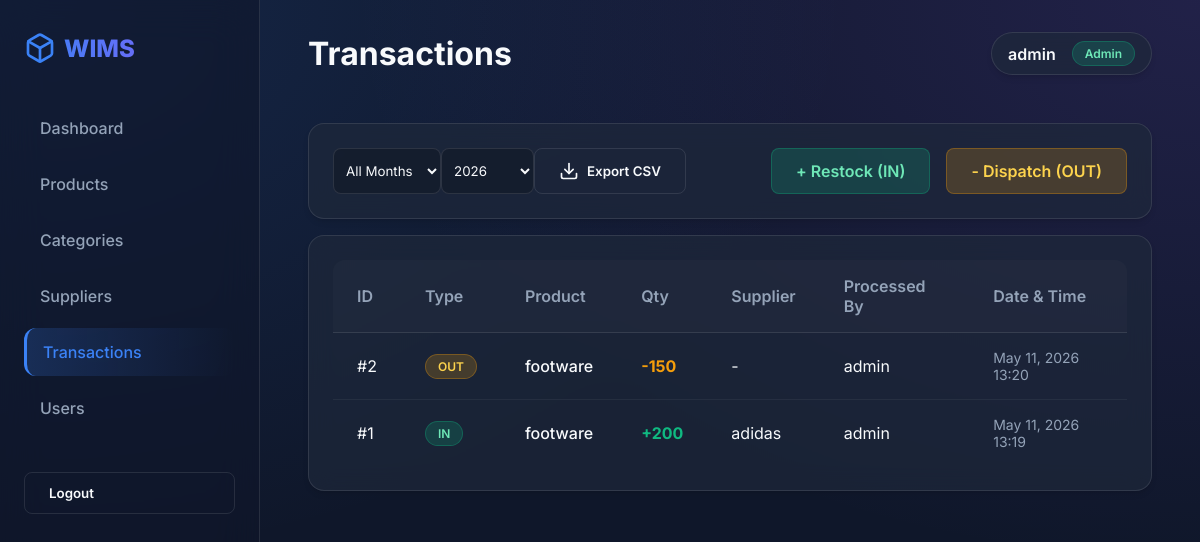
Screenshot of /transactions/ (signed in) with the database file from the repository.
### inventory/models.py (models this page shows, shortened)
class User(AbstractUser):
    ROLE_CHOICES = (
        ("ADMIN", "Admin"),
        ("MANAGER", "Manager"),
        ("STAFF", "Staff"),
    )
    role = models.CharField(max_length=10, choices=ROLE_CHOICES, default="STAFF")

class Transaction(models.Model):
    TYPE_CHOICES = (
        ("IN", "Inbound (Restock)"),
        ("OUT", "Outbound (Dispatch)"),
    )
    product = models.ForeignKey(
        Product, on_delete=models.PROTECT, related_name="transactions"
    )
    user = models.ForeignKey(
        User, on_delete=models.PROTECT, related_name="transactions"
    )
    supplier = models.ForeignKey(
        Supplier,
        on_delete=models.PROTECT,
        null=True,
        blank=True,
        related_name="transactions",
    )
    transaction_type = models.CharField(max_length=3, choices=TYPE_CHOICES)
    quantity = models.PositiveIntegerField(validators=[MinValueValidator(1)])
    notes = models.TextField(blank=True, help_text="Optional reference or audit note.")
    timestamp = models.DateTimeField(auto_now_add=True)
    class Meta:
        ordering = ["-timestamp"]

class Product(models.Model):
    sku = models.CharField(max_length=50, unique=True)
    name = models.CharField(max_length=200)
    description = models.TextField(blank=True)
    category = models.ForeignKey(
        Category, on_delete=models.SET_NULL, null=True, blank=True, related_name="products"
    )
    unit_price = models.DecimalField(max_digits=10, decimal_places=2)
    min_stock = models.IntegerField(default=0, validators=[MinValueValidator(0)])
    is_active = models.BooleanField(default=True)  # Soft delete
    class Meta:
        ordering = ["name"]

class Supplier(models.Model):
    company_name = models.CharField(max_length=200)
    contact_person = models.CharField(max_length=100)
    email = models.EmailField()
    phone = models.CharField(max_length=20, blank=True)
    class Meta:
        ordering = ["company_name"]

### inventory/views.py (the view)
# urls.py: path("transactions/", views.transaction_list, name="transaction_list"),
@login_required
def transaction_list(request):
    transactions = Transaction.objects.select_related(
        "product", "user", "supplier"
    ).order_by("-timestamp")
    paginator = Paginator(transactions, 15)
    page_number = request.GET.get("page")
    page_obj = paginator.get_page(page_number)
    return render(request, "inventory/transaction_list.html", {"page_obj": page_obj})

### templates/inventory/transaction_list.html (shortened to what this page needs)
{% extends "inventory/base.html" %}
{% block page_title %}Transactions{% endblock %}
{% block content %}
<div class="card glass mb-4">
    <div class="flex justify-between items-center">
        <div class="flex gap-4 items-center">
            <form action="{% url 'export_csv' %}" method="get" class="flex gap-2" style="margin-bottom: 0;">
                <select name="month" class="form-control" style="width: auto; padding: 0.25rem 0.5rem; margin-bottom: 0;">
                    <option value="">All Months</option>
                </select>
                <select name="year" class="form-control" style="width: auto; padding: 0.25rem 0.5rem; margin-bottom: 0;">
                    <option value="2026" selected>2026</option>
                </select>
                <button type="submit" class="btn btn-outline" style="white-space: nowrap;">
                    Export CSV
                </button>
            </form>
        </div>
        <div class="flex gap-4">
            <a href="{% url 'transaction_inbound' %}" class="btn btn-success" style="background: rgba(16, 185, 129, 0.2); color: #6ee7b7; border: 1px solid rgba(16, 185, 129, 0.3);">
                + Restock (IN)
            </a>
            <a href="{% url 'transaction_outbound' %}" class="btn btn-warning" style="background: rgba(245, 158, 11, 0.2); color: #fcd34d; border: 1px solid rgba(245, 158, 11, 0.3);">
                - Dispatch (OUT)
            </a>
        </div>
    </div>
</div>
<div class="card glass">
    <div class="table-container">
        <table>
            <thead>
                <tr>
                    <th>ID</th>
                    <th>Type</th>
                    <th>Product</th>
                    <th>Qty</th>
                    <th>Supplier</th>
                    <th>Processed By</th>
                    <th>Date & Time</th>
                </tr>
            </thead>
            <tbody>
                {% for tx in page_obj %}
                <tr>
                    <td class="text-muted">#{{ tx.id }}</td>
                    <td>
                        {% if tx.transaction_type == 'IN' %}
                            <span class="badge badge-success">IN</span>
                        {% else %}
                            <span class="badge badge-warning">OUT</span>
                        {% endif %}
                    </td>
                    <td style="font-weight: 500;">{{ tx.product.name }}</td>
                    <td style="font-weight: bold; color: {% if tx.transaction_type == 'IN' %}var(--success){% else %}var(--warning){% endif %};">
                        {% if tx.transaction_type == 'IN' %}+{% else %}-{% endif %}{{ tx.quantity }}
                    </td>
                    <td>{{ tx.supplier.company_name|default:"-" }}</td>
                    <td>{{ tx.user.username }}</td>
                    <td style="font-size: 0.875rem; color: var(--text-muted);">{{ tx.timestamp|date:"M d, Y H:i" }}</td>
                </tr>
                {% empty %}
                <tr>
                    <td colspan="7" class="text-center text-muted">No transactions recorded.</td>
                </tr>
                {% endfor %}
            </tbody>
        </table>
    </div>
</div>
{% endblock %}

### templates/inventory/base.html (shortened to what this page needs)
<!DOCTYPE html>
<html lang="en">
<head>
    {% load static %}
    <link rel="stylesheet" href="{% static 'css/styles.css' %}">
</head>
<body>
    {% if user.is_authenticated %}
    <aside class="sidebar">
        <div class="sidebar-logo">
            WIMS
        </div>
        <ul class="nav-links">
            <li class="nav-item">
                <a href="{% url 'dashboard' %}" class="{% if request.resolver_match.url_name == 'dashboard' %}active{% endif %}">
                    Dashboard
                </a>
            </li>
            <li class="nav-item">
                <a href="{% url 'product_list' %}" class="{% if 'product' in request.resolver_match.url_name %}active{% endif %}">
                    Products
                </a>
            </li>
            <li class="nav-item">
                <a href="{% url 'category_list' %}" class="{% if 'category' in request.resolver_match.url_name %}active{% endif %}">
                    Categories
                </a>
            </li>
            <li class="nav-item">
                <a href="{% url 'supplier_list' %}" class="{% if 'supplier' in request.resolver_match.url_name %}active{% endif %}">
                    Suppliers
                </a>
            </li>
            <li class="nav-item">
                <a href="{% url 'transaction_list' %}" class="{% if 'transaction' in request.resolver_match.url_name %}active{% endif %}">
                    Transactions
                </a>
            </li>
            {% if user.role == 'ADMIN' or user.is_superuser %}
            <li class="nav-item">
                <a href="{% url 'user_list' %}" class="{% if 'user' in request.resolver_match.url_name %}active{% endif %}">
                    Users
                </a>
            </li>
            {% endif %}
            <li class="nav-item" style="margin-top: 2rem;">
                <form action="{% url 'logout' %}" method="post">
                    <button type="submit" class="btn btn-outline" style="width: 100%; justify-content: flex-start;">Logout</button>
                </form>
            </li>
        </ul>
    </aside>
    {% endif %}
    <main class="main-content" {% if not user.is_authenticated %}style="margin-left: 0; max-width: 100vw; display: flex; align-items: center; justify-content: center;"{% endif %}>
        {% if user.is_authenticated %}
        <header class="top-header">
            <h1 class="page-title">{% block page_title %}Dashboard{% endblock %}</h1>
            <div class="user-profile glass" style="padding: 0.5rem 1rem; border-radius: 999px;">
                <span style="font-weight: 600;">{{ user.username }}</span>
                <span class="badge badge-success">{{ user.get_role_display }}</span>
            </div>
        </header>
        {% endif %}
        {% block content %}{% endblock %}
    </main>
</body>
</html>

### static/css/styles.css (style rules this page uses)
:root { --bg-dark: #0f172a; --bg-card: rgba(30, 41, 59, 0.7); --primary: #3b82f6; --primary-hover: #2563eb; --accent: #8b5cf6; --text-main: #f8fafc; --text-muted: #94a3b8; --border-color: rgba(255, 255, 255, 0.1); --success: #10b981; --warning: #f59e0b; --danger: #ef4444; --font-main: 'Inter', sans-serif; }
* { box-sizing: border-box; margin: 0; padding: 0; }
body { font-family: var(--font-main); background-color: var(--bg-dark); color: var(--text-main); min-height: 100vh; display: flex; overflow-x: hidden; background-image: radial-gradient(at 0% 0%, rgba(59, 130, 246, 0.15) 0px, transparent 50%), radial-gradient(at 100% 0%, rgba(139, 92, 246, 0.15) 0px, transparent 50%); background-attachment: fixed; }
.glass { background: var(--bg-card); backdrop-filter: blur(12px); -webkit-backdrop-filter: blur(12px); border: 1px solid var(--border-color); border-radius: 16px; box-shadow: 0 4px 6px -1px rgba(0, 0, 0, 0.1), 0 2px 4px -1px rgba(0, 0, 0, 0.06); }
.sidebar { width: 260px; height: 100vh; position: fixed; left: 0; top: 0; padding: 2rem 1.5rem; display: flex; flex-direction: column; z-index: 10; border-right: 1px solid var(--border-color); background: rgba(15, 23, 42, 0.6); backdrop-filter: blur(20px); }
.sidebar-logo { font-size: 1.5rem; font-weight: 800; margin-bottom: 2.5rem; background: linear-gradient(to right, var(--primary), var(--accent)); -webkit-background-clip: text; -webkit-text-fill-color: transparent; display: flex; align-items: center; gap: 0.5rem; }
.nav-links { list-style: none; display: flex; flex-direction: column; gap: 0.5rem; }
.nav-item a { display: flex; align-items: center; gap: 1rem; padding: 0.875rem 1rem; color: var(--text-muted); text-decoration: none; border-radius: 12px; font-weight: 500; }
.nav-item a.active { background: linear-gradient(90deg, rgba(59,130,246,0.2) 0%, transparent 100%); color: var(--primary); border-left: 3px solid var(--primary); }
.main-content { margin-left: 260px; flex: 1; padding: 2rem 3rem; max-width: calc(100vw - 260px); }
.top-header { display: flex; justify-content: space-between; align-items: center; margin-bottom: 3rem; }
.page-title { font-size: 2rem; font-weight: 700; color: var(--text-main); }
.user-profile { display: flex; align-items: center; gap: 1rem; }
.card { padding: 1.5rem; }
.table-container { overflow-x: auto; border-radius: 12px; }
table { width: 100%; border-collapse: separate; border-spacing: 0; text-align: left; }
th { background: rgba(255, 255, 255, 0.02); color: var(--text-muted); font-weight: 600; padding: 1rem 1.5rem; border-bottom: 1px solid var(--border-color); }
td { padding: 1rem 1.5rem; border-bottom: 1px solid rgba(255, 255, 255, 0.05); color: var(--text-main); }
tr:last-child td { border-bottom: none; }
.badge { padding: 0.25rem 0.75rem; border-radius: 9999px; font-size: 0.75rem; font-weight: 600; display: inline-flex; align-items: center; gap: 0.375rem; }
.badge-warning { background: rgba(245, 158, 11, 0.2); color: #fcd34d; border: 1px solid rgba(245, 158, 11, 0.3); }
.badge-success { background: rgba(16, 185, 129, 0.2); color: #6ee7b7; border: 1px solid rgba(16, 185, 129, 0.3); }
input[type="text"], input[type="number"], input[type="email"], input[type="password"], select, textarea { width: 100%; padding: 0.75rem 1rem; background: rgba(0, 0, 0, 0.2); border: 1px solid var(--border-color); border-radius: 8px; color: var(--text-main); font-family: inherit; }
.btn { display: inline-flex; align-items: center; justify-content: center; gap: 0.5rem; padding: 0.75rem 1.5rem; border-radius: 8px; font-weight: 600; cursor: pointer; border: none; font-family: inherit; text-decoration: none; }
.btn-outline { background: transparent; border: 1px solid var(--border-color); color: var(--text-main); }
.flex { display: flex; }
.justify-between { justify-content: space-between; }
.items-center { align-items: center; }
.gap-4 { gap: 1rem; }
.mb-4 { margin-bottom: 1rem; }

### rows the page displays
User: username "admin", role "Admin"
Transaction: id "2", transaction_type "OUT", product.name "footware", quantity "150", supplier.company_name "-", user.username "admin", timestamp "May 11, 2026 13:20"
Transaction: id "1", transaction_type "IN", product.name "footware", quantity "200", supplier.company_name "adidas", user.username "admin", timestamp "May 11, 2026 13:19"
